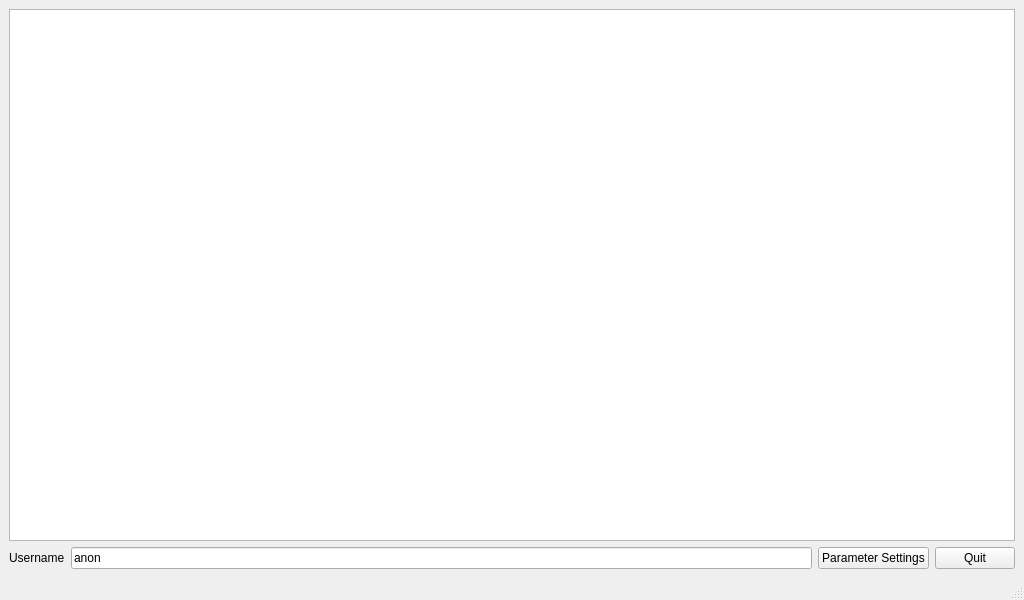
<?xml version="1.0" encoding="UTF-8"?>
<ui version="4.0">
 <class>DataManager</class>
 <widget class="QMainWindow" name="DataManager">
  <property name="geometry">
   <rect>
    <x>0</x>
    <y>0</y>
    <width>1024</width>
    <height>600</height>
   </rect>
  </property>
  <property name="windowTitle">
   <string>Data Manager</string>
  </property>
  <widget class="QWidget" name="cWidget">
   <layout class="QVBoxLayout" name="verticalLayout">
    <item>
     <layout class="QVBoxLayout" name="vLayout">
      <property name="sizeConstraint">
       <enum>QLayout::SetDefaultConstraint</enum>
      </property>
      <item>
       <layout class="QHBoxLayout" name="topLayout">
        <item>
         <layout class="QVBoxLayout" name="leftListLayout">
          <item>
           <widget class="QListView" name="stack_list"/>
          </item>
         </layout>
        </item>
       </layout>
      </item>
      <item>
       <layout class="QHBoxLayout" name="bottomLayout">
        <item>
         <widget class="QLabel" name="label">
          <property name="text">
           <string>Username</string>
          </property>
         </widget>
        </item>
        <item>
         <widget class="QLineEdit" name="usernameEdit">
          <property name="text">
           <string>anon</string>
          </property>
         </widget>
        </item>
        <item>
         <widget class="QPushButton" name="buttonParams">
          <property name="text">
           <string>Parameter Settings</string>
          </property>
         </widget>
        </item>
        <item>
         <widget class="QPushButton" name="buttonQuit">
          <property name="text">
           <string>Quit</string>
          </property>
         </widget>
        </item>
       </layout>
      </item>
     </layout>
    </item>
   </layout>
  </widget>
  <widget class="QMenuBar" name="menubar">
   <property name="geometry">
    <rect>
     <x>0</x>
     <y>0</y>
     <width>1024</width>
     <height>25</height>
    </rect>
   </property>
  </widget>
  <widget class="QStatusBar" name="statusbar"/>
 </widget>
 <resources/>
 <connections/>
</ui>
